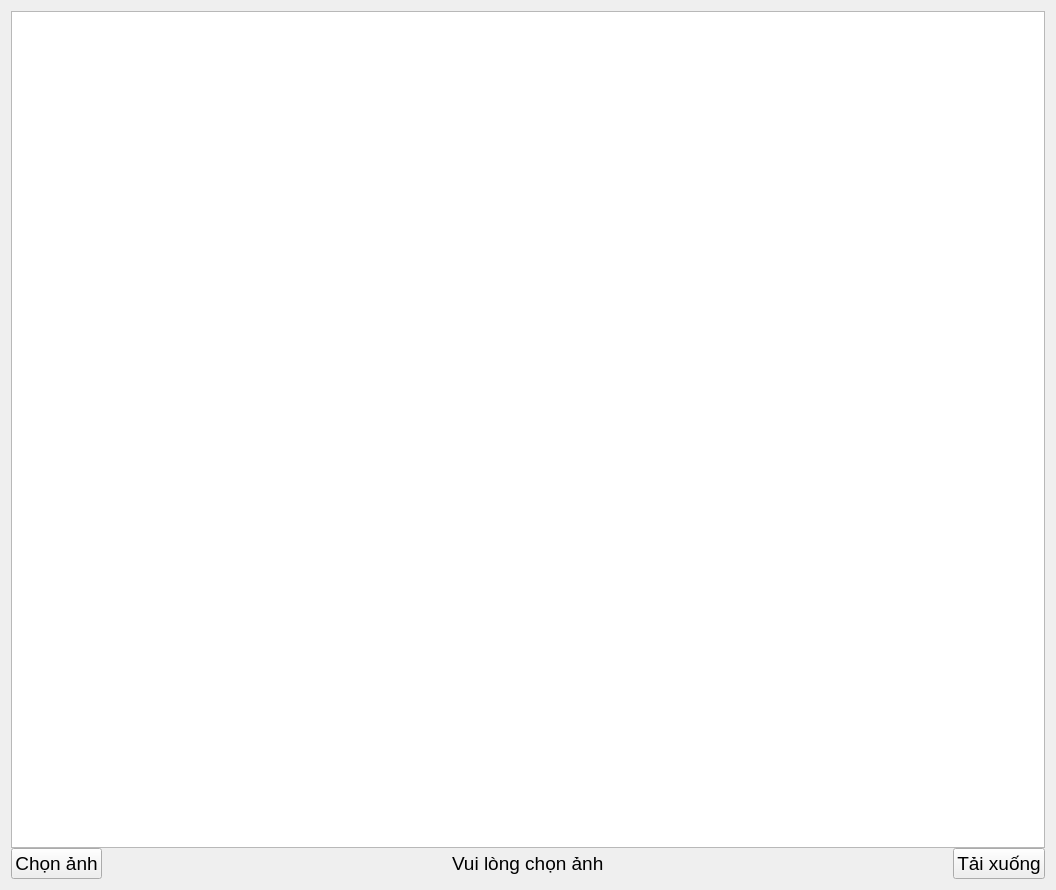
<?xml version="1.0" encoding="UTF-8"?>
<ui version="4.0">
 <class>form_comic</class>
 <widget class="QWidget" name="form_comic">
  <property name="geometry">
   <rect>
    <x>0</x>
    <y>0</y>
    <width>1056</width>
    <height>890</height>
   </rect>
  </property>
  <property name="windowTitle">
   <string>Form</string>
  </property>
  <layout class="QVBoxLayout" name="verticalLayout_2">
   <item>
    <layout class="QVBoxLayout" name="verticalLayout">
     <property name="spacing">
      <number>0</number>
     </property>
     <property name="sizeConstraint">
      <enum>QLayout::SizeConstraint::SetMaximumSize</enum>
     </property>
     <item>
      <widget class="QGraphicsView" name="graphicsView"/>
     </item>
     <item>
      <layout class="QHBoxLayout" name="horizontalLayout">
       <item>
        <widget class="QPushButton" name="select_img_btn">
         <property name="font">
          <font>
           <family>Segoe UI</family>
           <pointsize>14</pointsize>
          </font>
         </property>
         <property name="text">
          <string>Chọn ảnh</string>
         </property>
        </widget>
       </item>
       <item>
        <spacer name="horizontalSpacer_2">
         <property name="orientation">
          <enum>Qt::Orientation::Horizontal</enum>
         </property>
         <property name="sizeHint" stdset="0">
          <size>
           <width>40</width>
           <height>20</height>
          </size>
         </property>
        </spacer>
       </item>
       <item>
        <widget class="QLabel" name="status_label">
         <property name="font">
          <font>
           <pointsize>14</pointsize>
          </font>
         </property>
         <property name="text">
          <string>Vui lòng chọn ảnh</string>
         </property>
        </widget>
       </item>
       <item>
        <spacer name="horizontalSpacer">
         <property name="orientation">
          <enum>Qt::Orientation::Horizontal</enum>
         </property>
         <property name="sizeHint" stdset="0">
          <size>
           <width>40</width>
           <height>20</height>
          </size>
         </property>
        </spacer>
       </item>
       <item>
        <widget class="QPushButton" name="download_btn">
         <property name="font">
          <font>
           <pointsize>14</pointsize>
          </font>
         </property>
         <property name="text">
          <string>Tải xuống</string>
         </property>
        </widget>
       </item>
      </layout>
     </item>
    </layout>
   </item>
  </layout>
 </widget>
 <resources/>
 <connections/>
</ui>
